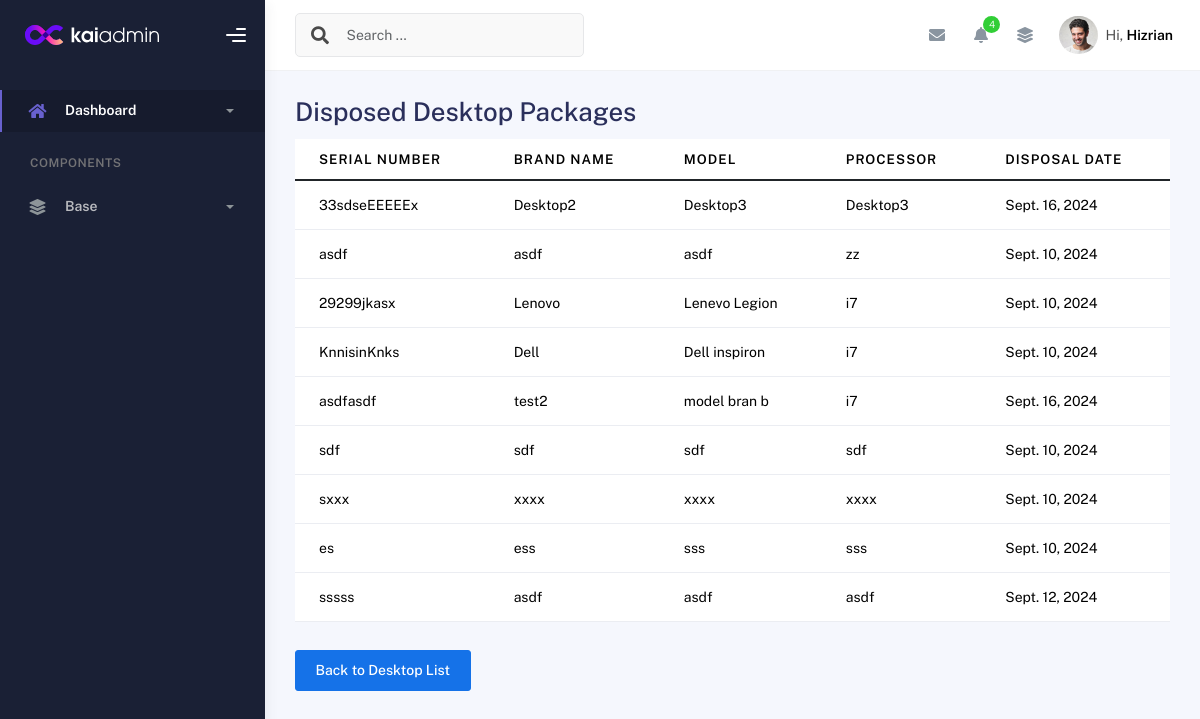
Page /disposed_desktop_list/ on the earlier database version.
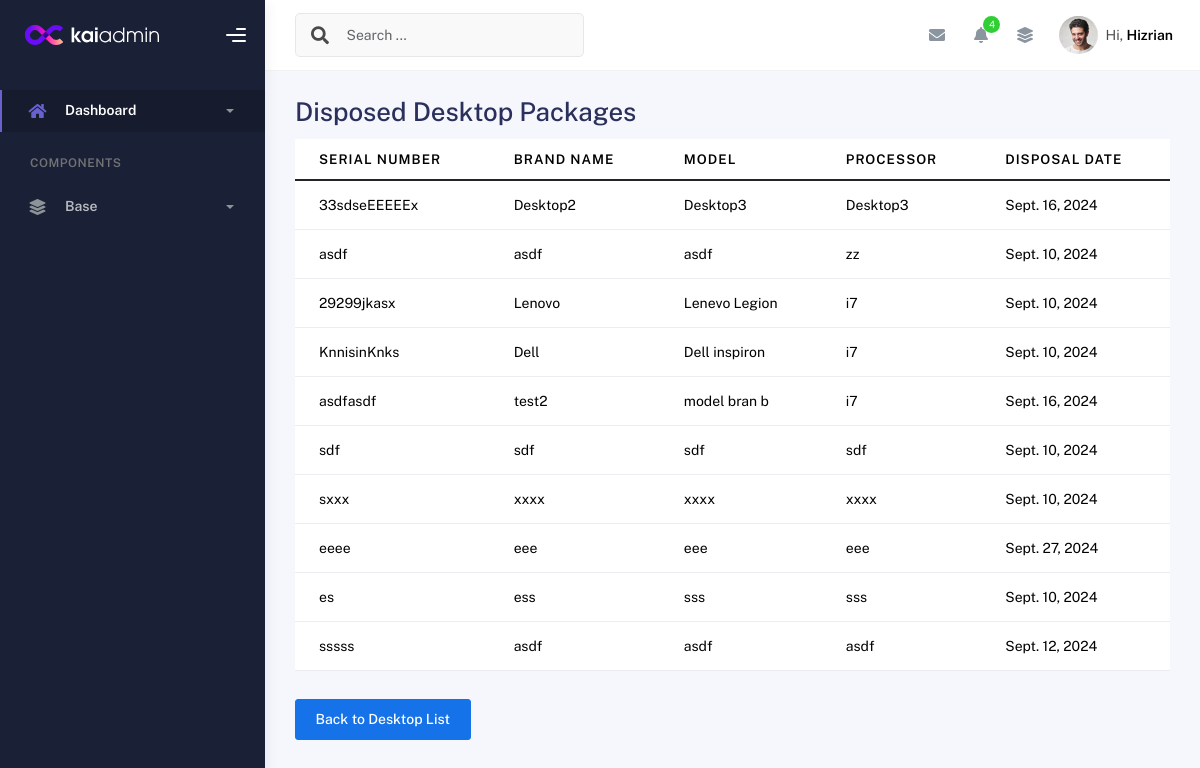
Same page on the later database version.
### inventory/models.py (models this page shows, shortened)
class DESKTOPPACKAGE(models.Model):
    id = models.AutoField(primary_key=True)
    EQUIPMENT_CHOICES = [
        ('Desktop', 'Desktop'),
        ('Laptop', 'Laptop'),
        ('UPS', 'UPS'),
        ('Mouse', 'Mouse'),
    ]
    name = models.CharField(
        max_length=100,
        choices=EQUIPMENT_CHOICES,  # Use choices here
        default='desktop'  # Default value if needed
    )
    desktop_SerialNo = models.CharField(max_length=100)
    desktop_BrandName = models.CharField(max_length=100)
    desktop_Model = models.CharField(max_length=100)
    desktop_Processor = models.CharField(max_length=33)
    desktop_Memory = models.CharField(max_length=100)
    desktop_Drive = models.CharField(max_length=332)
    desktop_Graphics = models.CharField(max_length=100, blank=True, null=True)
    desktop_Graphics_Size = models.CharField(max_length=100, blank=True, null=True)
    desktop_OS = models.CharField(max_length=100, blank=True, null=True)
    desktop_Office = models.CharField(max_length=100, blank=True, null=True)
    desktop_OS_keys = models.CharField(max_length=100, blank=True, null=True)
    desktop_Office_keys = models.CharField(max_length=100, blank=True, null=True)
    desktop_Image = models.ImageField(upload_to='equipment_images/', blank=True, null=True)  # Add this line
    desktop_Monitor_SN = models.CharField(max_length=100, blank=True, null=True)
    desktop_Monitor_Brand = models.CharField(max_length=100, blank=True, null=True)
    desktop_Monitor_Model = models.CharField(max_length=100, blank=True, null=True)
    desktop_Monitor_Size = models.CharField(max_length=100, blank=True, null=True)
    desktop_Keyboard_SN = models.CharField(max_length=100, blank=True, null=True)
    desktop_keyboard_Brand = models.CharField(max_length=100, blank=True, null=True)
    desktop_keyboard_Model = models.CharField(max_length=100, blank=True, null=True)
    desktop_Mouse_SN = models.CharField(max_length=100, blank=True, null=True)
    desktop_Mouse_Brand = models.CharField(max_length=100, blank=True, null=True)
    desktop_Mouse_Model = models.CharField(max_length=100, blank=True, null=True)
    desktop_UPS_SN = models.CharField(max_length=100, blank=True, null=True)
    desktop_UPS_Brand = models.CharField(max_length=100, blank=True, null=True)
    desktop_UPS_Model = models.CharField(max_length=100, blank=True, null=True)
    desktop_Asset_owner = models.CharField(max_length=100, blank=True, null=True)
    desktop_Asset_designation = models.CharField(max_length=100, blank=True, null=True)
    desktop_Asset_section = models.CharField(max_length=100, blank=True, null=True)
    desktop_Enduser = models.CharField(max_length=100, blank=True, null=True)
    desktop_Enduser_designation = models.CharField(max_length=100, blank=True, null=True)
    desktop_Enduser_section = models.CharField(max_length=100, blank=True, null=True)
    desktop_PAR = models.CharField(max_length=100, blank=True, null=True)
    desktop_Propertyno = models.CharField(max_length=100, blank=True, null=True)
    desktop_Acquisition_Type = models.CharField(max_length=100, blank=True, null=True)
    desktop_Value = models.CharField(max_length=100, blank=True, null=True)
    desktop_Datereceived= models.CharField(max_length=100, blank=True, null=True)
    desktop_Dateinspected = models.CharField(max_length=100, blank=True, null=True)
    desktop_Supplier = models.CharField(max_length=100, blank=True, null=True)
    desktop_Status = models.CharField(max_length=100, blank=True, null=True)
    desktop_Computer_name = models.CharField(max_length=100, blank=True, null=True)
    is_disposed = models.BooleanField(default=False)  # Field to indicate disposal status, Default is False (not disposed)
    disposal_date = models.DateField(null=True, blank=True)  # Optional: Track the date of disposal

### inventory/views.py (the view)
# urls.py: path('disposed_desktop_list/', views.disposed_desktop_list, name='disposed_desktop_list'),  # List disposed desktops
def disposed_desktop_list(request):
    disposed_desktops = DESKTOPPACKAGE.objects.filter(is_disposed=True)
    return render(request, 'disposed_desktop_list.html', {'disposed_desktops': disposed_desktops})

### templates/disposed_desktop_list.html
{% extends 'base.html' %}
{% block content %}
<div class="container">
    <div class="page-inner">
    <div class=card-body>
    <h2>Disposed Desktop Packages</h2>
    {% if disposed_desktops %}
    <table class="table table-hover">
        <thead>
            <tr>
                <th>Serial Number</th>
                <th>Brand Name</th>
                <th>Model</th>
                <th>Processor</th>
                <th>Disposal Date</th>
            </tr>
        </thead>
        <tbody>
            {% for desktop in disposed_desktops %}
            <tr>
                <td>{{ desktop.desktop_SerialNo }}</td>
                <td>{{ desktop.desktop_BrandName }}</td>
                <td>{{ desktop.desktop_Model }}</td>
                <td>{{ desktop.desktop_Processor }}</td>
                <td>{{ desktop.disposal_date }}</td>
            </tr>
            {% endfor %}
        </tbody>
    </table>
    {% else %}
        <p>No disposed desktops found.</p>
    {% endif %}
    <a href="{% url 'desktop_list_page' %}" class="btn btn-primary mt-3">Back to Desktop List</a>
    </div>
    </div>
</div>
{% endblock %}

Differences in the rows shown:
now on this page (row edited): DESKTOPPACKAGE: desktop_SerialNo "eeee", desktop_BrandName "eee", desktop_Model "eee", desktop_Processor "eee", disposal_date "Sept. 27, 2024"
